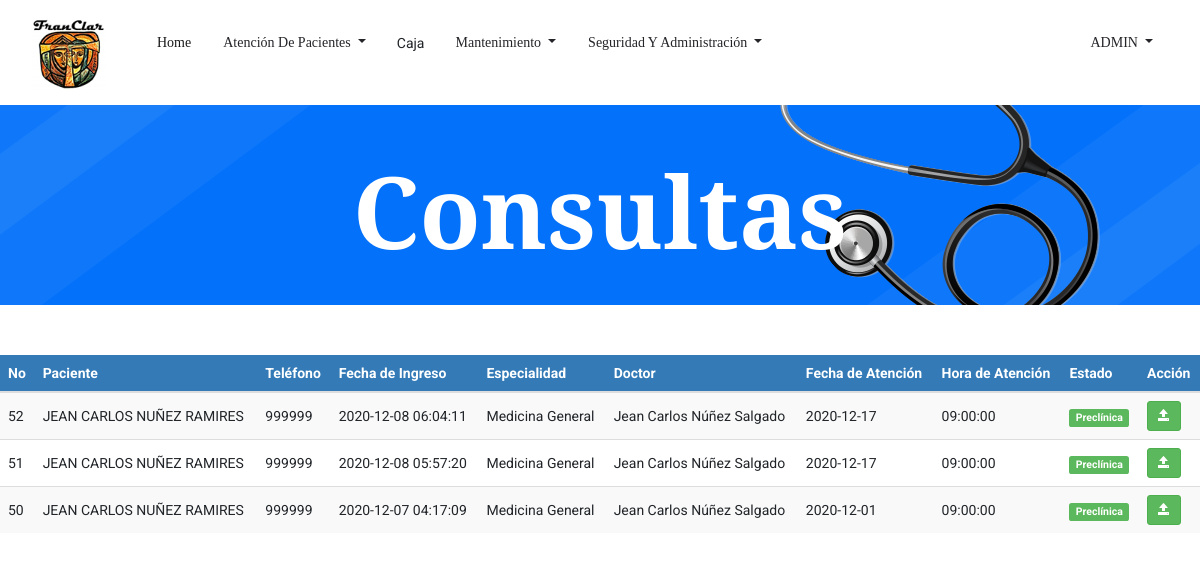
The page /Consulta.php (signed in) on the database as committed earlier.
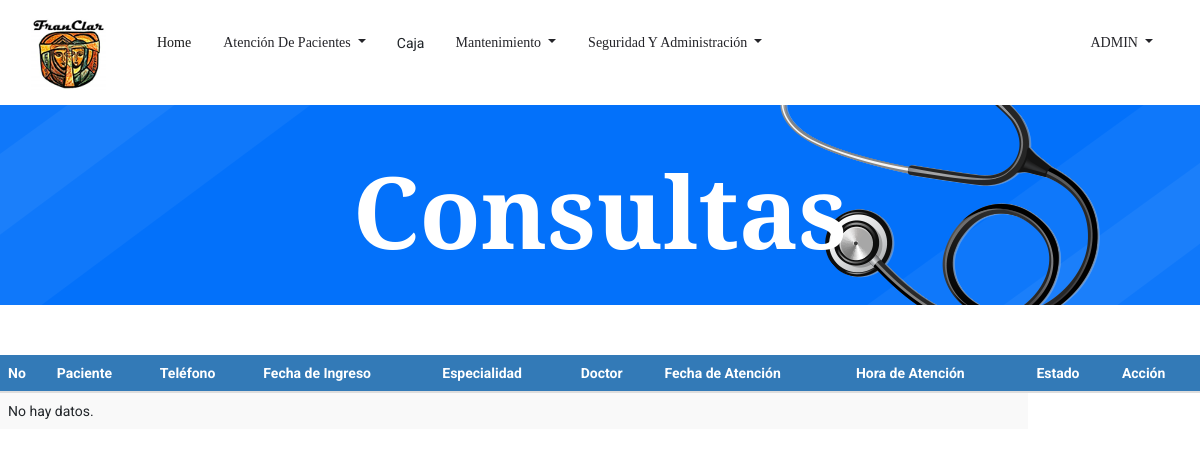
The same page on the database as committed later.
### tables this page shows
CREATE TABLE `tbl_citas` (
  `ID_Cita` bigint(3) NOT NULL,
  `ID_Paciente` int(3) NOT NULL,
  `ID_Usuario` bigint(3) NOT NULL,
  `ID_Empleado` int(3) NOT NULL,
  `ID_Especialidad` int(3) NOT NULL,
  `ID_Estado` int(3) NOT NULL,
  `Fec_Creacion` timestamp NOT NULL DEFAULT current_timestamp(),
  `Fec_Atencion` date NOT NULL,
  `Hora_Atencion` time NOT NULL,
  `Precio` int(5) NOT NULL,
  `Usuario_crea` bigint(3) DEFAULT NULL,
  `Fec_crea` date DEFAULT NULL,
  `Usuario_modif` bigint(3) DEFAULT NULL,
  `Fec_modif` date DEFAULT NULL
);

CREATE TABLE `tbl_pacientes` (
  `ID_Paciente` int(3) NOT NULL,
  `ID_tipo_documento` int(11) NOT NULL,
  `cedula` varchar(20) NOT NULL,
  `ID_Sexo` int(1) NOT NULL,
  `ID_Est_Civil` int(3) NOT NULL,
  `ID_Tipo_Sangre` int(3) NOT NULL,
  `ID_Religion` int(3) NOT NULL,
  `Nom_Paciente` varchar(255) NOT NULL,
  `Fec_Nacimiento` date NOT NULL,
  `Edad` int(3) NOT NULL,
  `Dir_Paciente` varchar(255) NOT NULL,
  `Tel_Paciente` int(8) NOT NULL,
  `Cel_Paciente` int(8) NOT NULL,
  `Email` varchar(50) NOT NULL,
  `Contacto_Emergencia` varchar(40) NOT NULL,
  `ID_Parentesco` int(3) NOT NULL,
  `Tel_Emergencia` int(8) NOT NULL,
  `Cel_Emergencia` int(8) NOT NULL,
  `Antecedentes_Personales` varchar(500) DEFAULT NULL,
  `Antecedentes_Hospitalarios` varchar(500) DEFAULT NULL,
  `Antecedentes_Alergicos` varchar(500) DEFAULT NULL,
  `Antecedentes_Familiares` varchar(500) DEFAULT NULL,
  `Habitos` varchar(500) DEFAULT NULL,
  `Usuario_crea` bigint(3) DEFAULT NULL,
  `Fec_crea` date DEFAULT NULL,
  `Usuario_modif` bigint(3) DEFAULT NULL,
  `Fec_modif` date DEFAULT NULL
);

CREATE TABLE `tbl_especialidad` (
  `ID_especialidad` int(3) NOT NULL,
  `Descripcion_espec` varchar(30) NOT NULL,
  `Precio` int(5) NOT NULL
);

CREATE TABLE `tbl_empleado` (
  `ID_Empleado` int(3) NOT NULL,
  `Nom_Empleado` varchar(50) NOT NULL,
  `ID_Sexo` int(1) NOT NULL,
  `ID_Est_Civil` int(3) NOT NULL,
  `ID_Cargo` int(3) NOT NULL,
  `ID_Especialidad` int(3) NOT NULL,
  `Cedula` varchar(13) NOT NULL,
  `Fec_Nacimiento` date NOT NULL,
  `Dir_Empleado` varchar(255) NOT NULL,
  `Tel_Empleado` int(8) NOT NULL,
  `Cel_Empleado` int(8) NOT NULL,
  `Salario` int(6) NOT NULL,
  `Usuario_crea` bigint(3) DEFAULT NULL,
  `Fec_crea` date DEFAULT NULL,
  `Usuario_modif` bigint(3) DEFAULT NULL,
  `Fec_modif` date DEFAULT NULL
);

CREATE TABLE `tbl_estado_cita` (
  `ID_Estado` int(3) NOT NULL,
  `Descripcion_est_cita` varchar(20) NOT NULL
);

### Consulta.php (the view, shortened to what this page needs)
<!doctype html>
<html lang="es">
<?php
include 'head.php'
?>
<body>
    <?php
    include 'header.php'
    ?>
    <section class="breadcrumb_part breadcrumb_bg">
        <div class="container">
            <div class="row">
                <div class="col-lg-12">
                    <div class="breadcrumb_iner">
                        <div class="breadcrumb_iner_item">
                            <h2>Consultas</h2>
                        </div>
                    </div>
                </div>
            </div>
        </div>
    </section>
    <br>
	<br>
    <div class="table-responsive">
			<table id="datatableUsuarios" class="table table-striped table-hover" cellspacing="0" width="100%">
            	<thead>
				<tr>
					<th>No</th>
					<th>Paciente</th>
					<th>Teléfono</th>
					<th>Fecha de Ingreso</th>
					<th>Especialidad</th>
                    <th>Doctor</th>
                    <th>Fecha de Atención</th>
                    <th>Hora de Atención</th>
                    <th>Estado</th>
				    <th>Acción</th>
				</tr>
				</thead>
				<tbody>
				<?php
				$sql = mysqli_query($con, "SELECT tbl_citas.ID_Cita,
				tbl_pacientes.Nom_Paciente,
				tbl_pacientes.Cel_Paciente,
				tbl_citas.Fec_Creacion,
				tbl_especialidad.Descripcion_espec,
				tbl_empleado.Nom_Empleado,
				tbl_citas.Fec_Atencion,
				tbl_citas.Hora_Atencion,
				tbl_estado_cita.Descripcion_est_cita FROM tbl_citas
				INNER JOIN tbl_pacientes on tbl_citas.ID_Paciente = tbl_pacientes.ID_Paciente
				INNER JOIN tbl_especialidad on tbl_citas.ID_Especialidad = tbl_especialidad.ID_Especialidad
				INNER JOIN tbl_empleado on tbl_citas.ID_Empleado = tbl_empleado.ID_Empleado
				INNER JOIN tbl_estado_cita on tbl_citas.ID_Estado = tbl_estado_cita.ID_Estado WHERE tbl_estado_cita.ID_Estado = 2 ORDER BY tbl_citas.Fec_Creacion DESC");
				if(mysqli_num_rows($sql) == 0){
					echo '<tr><td colspan="8">No hay datos.</td></tr>';
				}else{
					while($row = mysqli_fetch_assoc($sql)){
						echo '
						<tr>
						<td>'.$row['ID_Cita'].'</td>
						<td>'.$row['Nom_Paciente'].'</td>
						<td>'.$row['Cel_Paciente'].'</td>
						<td>'.$row['Fec_Creacion'].'</td>
						<td>'.$row['Descripcion_espec'].'</td>
						<td>'.$row['Nom_Empleado'].'</td>
						<td>'.$row['Fec_Atencion'].'</td>
						<td>'.$row['Hora_Atencion'].'</td>
						<td><span class="label label-success">'.$row['Descripcion_est_cita'].'</span></td>
						<td>
                            <a href="agregarconsulta.php?nik='.$row['ID_Cita'].'" title="Realizar Consulta" class="btn btn-success btn-sm"><span class="glyphicon glyphicon-open" aria-hidden="true"></span></a>
						</td>
						</tr>
						';
					}
				}
				?>
			</table>
		 </div>
         <br>
     <br>
     <br>
</body>
</html>

Rows that differ between the two databases and show on the page:
removed tbl_citas: ID_Cita "52", ID_Paciente.Nom_Paciente "JEAN CARLOS NUÑEZ RAMIRES", ID_Paciente.Cel_Paciente "999999", Fec_Creacion "2020-12-08 06:04:11", ID_Especialidad.Descripcion_espec "Medicina General", ID_Empleado.Nom_Empleado "Jean Carlos Núñez Salgado", Fec_Atencion "2020-12-17", Hora_Atencion "09:00:00", ID_Estado.Descripcion_est_cita "Preclínica"
removed tbl_citas: ID_Cita "51", ID_Paciente.Nom_Paciente "JEAN CARLOS NUÑEZ RAMIRES", ID_Paciente.Cel_Paciente "999999", Fec_Creacion "2020-12-08 05:57:20", ID_Especialidad.Descripcion_espec "Medicina General", ID_Empleado.Nom_Empleado "Jean Carlos Núñez Salgado", Fec_Atencion "2020-12-17", Hora_Atencion "09:00:00", ID_Estado.Descripcion_est_cita "Preclínica"
removed tbl_citas: ID_Cita "50", ID_Paciente.Nom_Paciente "JEAN CARLOS NUÑEZ RAMIRES", ID_Paciente.Cel_Paciente "999999", Fec_Creacion "2020-12-07 04:17:09", ID_Especialidad.Descripcion_espec "Medicina General", ID_Empleado.Nom_Empleado "Jean Carlos Núñez Salgado", Fec_Atencion "2020-12-01", Hora_Atencion "09:00:00", ID_Estado.Descripcion_est_cita "Preclínica"
Other text that changed with them:
text now shown: "No hay datos."
